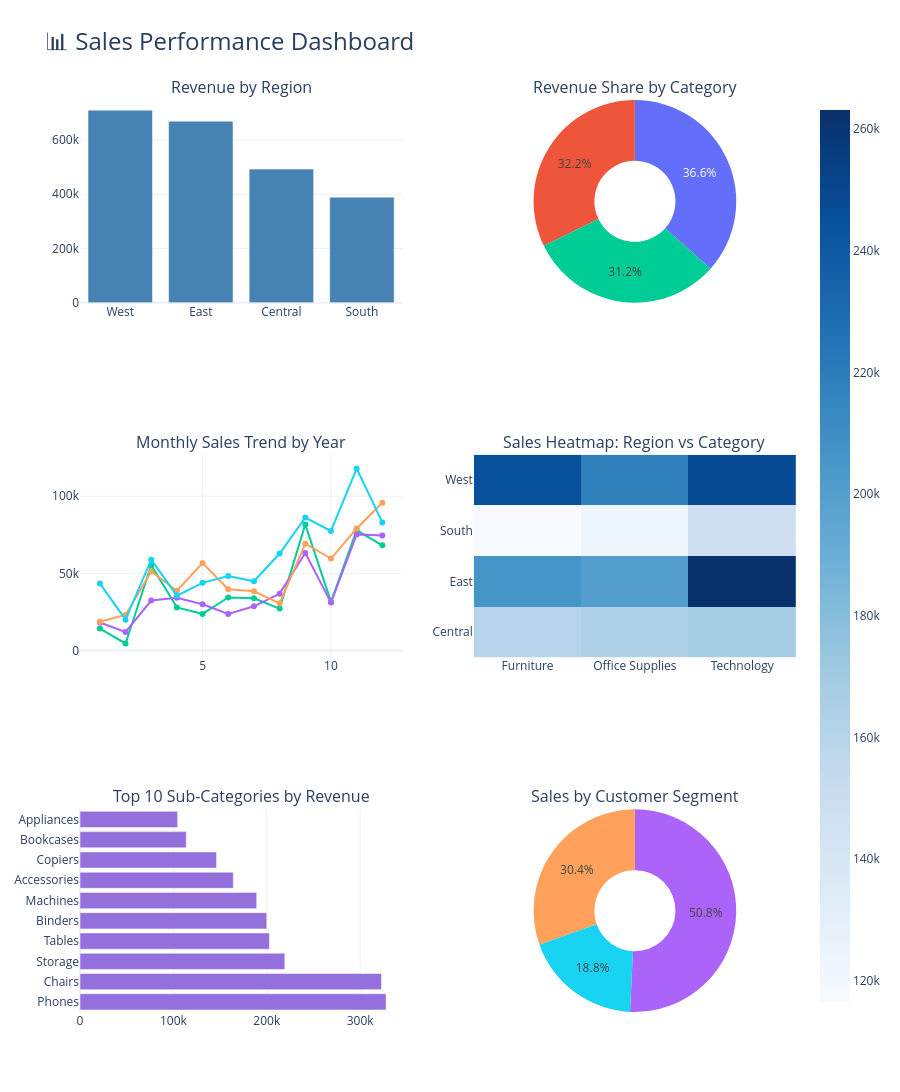

Notebook code for this chart:
### Code cell
#Combined Dashboard (Single HTML File)
#dashboard
from plotly.subplots import make_subplots
import plotly.graph_objects as go

fig = make_subplots(
    rows=3, cols=2,
    subplot_titles=(
        'Revenue by Region',
        'Revenue Share by Category',
        'Monthly Sales Trend by Year',
        'Sales Heatmap: Region vs Category',
        'Top 10 Sub-Categories by Revenue',
        'Sales by Customer Segment'
    ),
    specs=[
        [{"type": "bar"}, {"type": "pie"}],
        [{"type": "scatter"}, {"type": "heatmap"}],
        [{"type": "bar"}, {"type": "pie"}]
    ]
)

# Chart 1 - Revenue by Region
fig.add_trace(go.Bar(x=region_sales['Region'], y=region_sales['Total Sales'],
                     name='Region', marker_color='steelblue'), row=1, col=1)

# Chart 2 - Category Pie
fig.add_trace(go.Pie(labels=category_sales['Category'],
                     values=category_sales['Total Sales'],
                     name='Category', hole=0.4), row=1, col=2)

# Chart 3 - Monthly Trend
for year in monthly_sales['Year'].unique():
    temp = monthly_sales[monthly_sales['Year'] == year]
    fig.add_trace(go.Scatter(x=temp['Month'], y=temp['Sales'],
                             mode='lines+markers', name=str(year)), row=2, col=1)

# Chart 4 - Heatmap
fig.add_trace(go.Heatmap(z=pivot.values, x=pivot.columns.tolist(),
                          y=pivot.index.tolist(),
                          colorscale='Blues'), row=2, col=2)

# Chart 5 - Top Sub-Categories
fig.add_trace(go.Bar(x=sub_cat['Sales'], y=sub_cat['Sub-Category'],
                     orientation='h', name='Sub-Category',
                     marker_color='mediumpurple'), row=3, col=1)

# Chart 6 - Segment Pie
segment_sales = df.groupby('Segment')['Sales'].sum().reset_index()
fig.add_trace(go.Pie(labels=segment_sales['Segment'],
                     values=segment_sales['Sales'],
                     name='Segment', hole=0.4), row=3, col=2)

# Layout
fig.update_layout(
    height=1200,
    title_text=' Sales Performance Dashboard',
    title_font_size=24,
    showlegend=False,
    template='plotly_white'
)

fig.show()

### Figure 1 — Plotly figure (JSON) as saved in the notebook; plotly's stock layout.template omitted (floating-point values rounded to 4 significant figures)
{"data": [{"marker": {"color": "steelblue"}, "name": "Region", "type": "bar", "x": ["West", "East", "Central", "South"], "xaxis": "x", "y": [710200.0, 669500.0, 492600.0, 389200.0], "yaxis": "y"}, {"domain": {"x": [0.55, 1], "y": [0.7778, 1]}, "hole": 0.4, "labels": ["Technology", "Furniture", "Office Supplies"], "name": "Category", "type": "pie", "values": [827500.0, 728700.0, 705400.0]}, {"mode": "lines+markers", "name": "2015", "type": "scatter", "x": [1, 2, 3, 4, 5, 6, 7, 8, 9, 10, 11, 12], "xaxis": "x2", "y": [14210.0, 4520.0, 55210.0, 27910.0, 23640.0, 34320.0, 33780.0, 27120.0, 81620.0, 31450.0, 77910.0, 68170.0], "yaxis": "y2"}, {"mode": "lines+markers", "name": "2016", "type": "scatter", "x": [1, 2, 3, 4, 5, 6, 7, 8, 9, 10, 11, 12], "xaxis": "x2", "y": [18070.0, 11950.0, 32340.0, 34150.0, 29960.0, 23600.0, 28610.0, 36820.0, 63130.0, 31010.0, 75250.0, 74540.0], "yaxis": "y2"}, {"mode": "lines+markers", "name": "2017", "type": "scatter", "x": [1, 2, 3, 4, 5, 6, 7, 8, 9, 10, 11, 12], "xaxis": "x2", "y": [18540.0, 22980.0, 51170.0, 38680.0, 56660.0, 39720.0, 38320.0, 30540.0, 69190.0, 59580.0, 79070.0, 95740.0], "yaxis": "y2"}, {"mode": "lines+markers", "name": "2018", "type": "scatter", "x": [1, 2, 3, 4, 5, 6, 7, 8, 9, 10, 11, 12], "xaxis": "x2", "y": [43480.0, 19920.0, 58860.0, 35540.0, 43830.0, 48190.0, 44830.0, 62840.0, 86150.0, 77450.0, 117900.0, 83030.0], "yaxis": "y2"}, {"colorscale": [[0, "rgb(247,251,255)"], [0.125, "rgb(222,235,247)"], [0.25, "rgb(198,219,239)"], [0.375, "rgb(158,202,225)"], [0.5, "rgb(107,174,214)"], [0.625, "rgb(66,146,198)"], [0.75, "rgb(33,113,181)"], [0.875, "rgb(8,81,156)"], [1, "rgb(8,48,107)"]], "type": "heatmap", "x": ["Furniture", "Office Supplies", "Technology"], "xaxis": "x3", "y": ["Central", "East", "South", "West"], "yaxis": "y3", "z": [[160300.0, 163600.0, 168700.0], [206500.0, 199900.0, 263100.0], [116500.0, 124400.0, 148200.0], [245300.0, 217500.0, 247400.0]]}, {"marker": {"color": "mediumpurple"}, "name": "Sub-Category", "orientation": "h", "type": "bar", "x": [327800.0, 322800.0, 219300.0, 202800.0, 200000.0, 189200.0, 164200.0, 146200.0, 113800.0, 104600.0], "xaxis": "x4", "y": ["Phones", "Chairs", "Storage", "Tables", "Binders", "Machines", "Accessories", "Copiers", "Bookcases", "Appliances"], "yaxis": "y4"}, {"domain": {"x": [0.55, 1], "y": [0, 0.2222]}, "hole": 0.4, "labels": ["Consumer", "Corporate", "Home Office"], "name": "Segment", "type": "pie", "values": [1148000.0, 688500.0, 425000.0]}], "layout": {"annotations": [{"font": {"size": 16}, "showarrow": false, "text": "Revenue by Region", "x": 0.225, "xanchor": "center", "xref": "paper", "y": 1, "yanchor": "bottom", "yref": "paper"}, {"font": {"size": 16}, "showarrow": false, "text": "Revenue Share by Category", "x": 0.775, "xanchor": "center", "xref": "paper", "y": 1, "yanchor": "bottom", "yref": "paper"}, {"font": {"size": 16}, "showarrow": false, "text": "Monthly Sales Trend by Year", "x": 0.225, "xanchor": "center", "xref": "paper", "y": 0.6111, "yanchor": "bottom", "yref": "paper"}, {"font": {"size": 16}, "showarrow": false, "text": "Sales Heatmap: Region vs Category", "x": 0.775, "xanchor": "center", "xref": "paper", "y": 0.6111, "yanchor": "bottom", "yref": "paper"}, {"font": {"size": 16}, "showarrow": false, "text": "Top 10 Sub-Categories by Revenue", "x": 0.225, "xanchor": "center", "xref": "paper", "y": 0.2222, "yanchor": "bottom", "yref": "paper"}, {"font": {"size": 16}, "showarrow": false, "text": "Sales by Customer Segment", "x": 0.775, "xanchor": "center", "xref": "paper", "y": 0.2222, "yanchor": "bottom", "yref": "paper"}], "height": 1200, "showlegend": false, "title": {"font": {"size": 24}, "text": "📊 Sales Performance Dashboard"}, "xaxis": {"anchor": "y", "domain": [0, 0.45]}, "xaxis2": {"anchor": "y2", "domain": [0, 0.45]}, "xaxis3": {"anchor": "y3", "domain": [0.55, 1]}, "xaxis4": {"anchor": "y4", "domain": [0, 0.45]}, "yaxis": {"anchor": "x", "domain": [0.7778, 1]}, "yaxis2": {"anchor": "x2", "domain": [0.3889, 0.6111]}, "yaxis3": {"anchor": "x3", "domain": [0.3889, 0.6111]}, "yaxis4": {"anchor": "x4", "domain": [0, 0.2222]}}}
